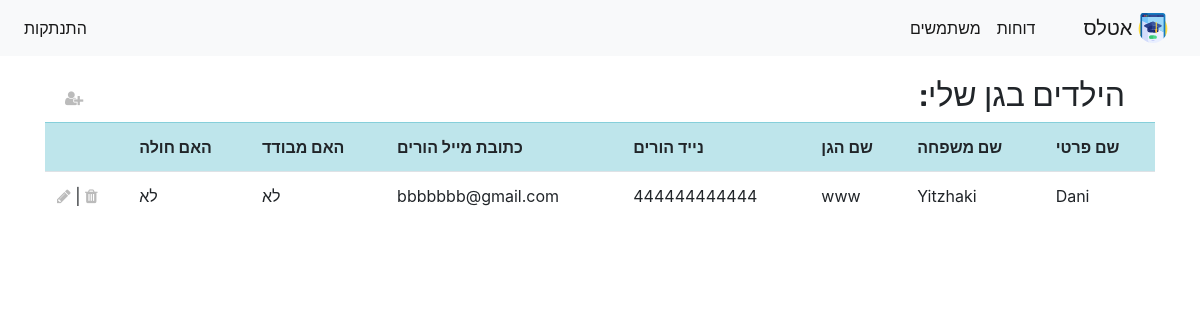
Screenshot of /gManageUsers/ (signed in) with the database file from the repository.
### atlasapp/models.py (models this page shows)
class User(AbstractUser):
    ROLE = ((0, "Supervisor"),(1,"Gannet"),(2,"Child"))
    role = models.PositiveSmallIntegerField(choices=ROLE,default=2)
    mevodad = models.BooleanField(default=False)
    covid = models.BooleanField(default=False)
    name = models.CharField(max_length=50,null=False)
    lastname = models.CharField(max_length=50,null=False)
    phone = models.CharField(max_length=50,null=False)
    email = models.CharField(max_length=50,null=False)
    gan = models.ForeignKey(Gan,on_delete=models.CASCADE, null=True, blank=True)

class Gan(models.Model):
    name = models.CharField(max_length=200, null=False)
    def __str__(self):
        return '{}'.format(self.name)

### atlasapp/views.py (the view)
# urls.py: path('gManageUsers/', views.gManageUsers, name="gManageUsers"),
def gManageUsers(request):
    users = User.objects.all()
    context = {'users':users}
    return render(request, 'atlasapp/gManageUsers.html', context)

### atlasapp/templates/atlasapp/gManageUsers.html (shortened to what this page needs)
{% extends 'atlasapp/home.html' %}
{% load static %}
{% block content %}
<div class="container">
<div>
    <h2 class="headers">הילדים בגן שלי:</h2>
</div>
<div>
    <div class="btn-adduser">
        <a class="icons" href="{% url 'create_child'%}"><i class="fa fa-user-plus" aria-hidden="true"></i></a>
    </div>
     <table class="table table-center">
        <tr class="table-info">
            <th scope="col">שם פרטי</th>
            <th scope="col">שם משפחה</th>
            <th scope="col">שם הגן</th>
            <th scope="col">נייד הורים</th>
            <th scope="col">כתובת מייל הורים</th>
            <th scope="col">האם מבודד</th>
            <th scope="col">האם חולה</th>
            <th></th>
        </tr>
        {% for item in users %}
         {% if item.role == 2 %}
         {% if item.gan == user.gan %}
                <tr>
                    <td>
                        {{item.name}}
                    </td>
                    <td>
                        {{item.lastname}}
                    </td>
                    <td>
                        {{item.gan}}
                    </td>
                    <td>
                        {{item.phone}}
                    </td>
                    <td>
                        {{item.email}}
                    </td>
                    <td>
                        {% if item.mevodad == True %}
                            כן
                        {% else %}
                            לא
                        {% endif %}
                    </td>
                    <td>
                        {% if item.covid == True %}
                            כן
                        {% else %}
                            לא
                        {% endif %}
                    </td>
                    <td>
                        <a class="icons" href="{% url 'delete_child' item.id %}"><i class="fa fa-trash"></i></a> |
                        <a class="icons" href="{% url 'edit_child' item.id %}"><i class="fa fa-pencil" aria-hidden="true"></i></a>
                    </td>
                </tr>
         {% endif %}
         {% endif %}
         {% endfor %}
    </table>
</div>
</div>
{% endblock %}

### static/CSS/style.css (style rules this page uses)
.headers { padding-right: 30px; padding-top: 20px; float: right; font-family: 'Rubik', sans-serif; }
.btn-adduser { padding-left: 20px; padding-top: 30px; float: left; }
.icons { color: #bbbbbb; }

### rows the page displays
User: name "Dani", lastname "Yitzhaki", gan "www", phone "444444444444", email "bbbbbbb@gmail.com", mevodad "לא", covid "לא"
